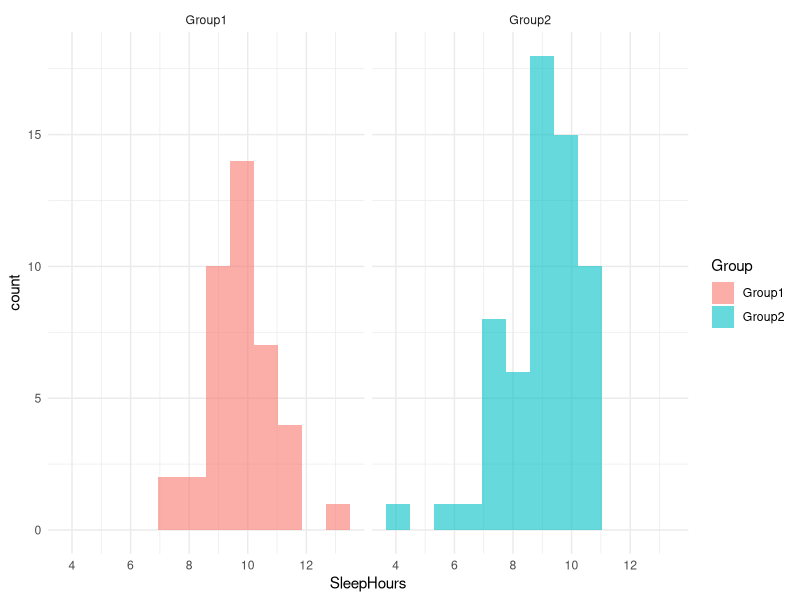

Generate this figure with R:
set.seed(1234)

# Group sizes
n1 <- 40
n2 <- 60

# Target parameters
mean1 <- 9.8
sd1 <- 1.15

mean2 <- 9.0
sd2 <- 1.29

# ----------------------
# Group 1: approximately normal
# ----------------------
g1 <- rnorm(n1)

# Rescale to exact mean and SD
g1 <- (g1 - mean(g1)) / sd(g1) * sd1 + mean1

# ----------------------
# Group 2: left-skewed (poorer sleep)
# ----------------------
shape <- 4
gamma_raw <- rgamma(n2, shape = shape)

# Reflect to obtain left skew
g2 <- max(gamma_raw) - gamma_raw

# Rescale to exact mean and SD
g2 <- (g2 - mean(g2)) / sd(g2) * sd2 + mean2

# ----------------------
# Combine into dataset
# ----------------------
sleep_data <- data.frame(
  Group = c(rep("Group1", n1), rep("Group2", n2)),
  SleepHours = c(g1, g2)
)

# Check results
aggregate(SleepHours ~ Group, sleep_data,
          function(x) c(mean = mean(x),
                        sd = sd(x)))



library(ggplot2)

ggplot(sleep_data,
       aes(x = SleepHours, fill = Group)) +
  geom_histogram(alpha = 0.6,
                 bins = 12,
                 position = "identity") +
  facet_wrap(~Group) +
  theme_minimal()




set.seed(123)

B <- 10000

# Observed statistic
obs_mean_diff <- with(sleep_data,
                      mean(SleepHours[Group == "Group1"]) -
                        mean(SleepHours[Group == "Group2"]))

perm_mean_diff <- replicate(B, {
  perm_group <- sample(sleep_data$Group)
  
  mean(sleep_data$SleepHours[perm_group == "Group1"]) -
    mean(sleep_data$SleepHours[perm_group == "Group2"])
})

# Two-sided p-value
p_mean <- mean(abs(perm_mean_diff) >= abs(obs_mean_diff))

p_mean

# Observed statistic
obs_median_diff <- with(sleep_data,
                        median(SleepHours[Group == "Group1"]) -
                          median(SleepHours[Group == "Group2"]))

perm_median_diff <- replicate(B, {
  perm_group <- sample(sleep_data$Group)
  
  median(sleep_data$SleepHours[perm_group == "Group1"]) -
    median(sleep_data$SleepHours[perm_group == "Group2"])
})

p_median <- mean(abs(perm_median_diff) >= abs(obs_median_diff))

p_median



perm_test <- function(y, group, stat_fun, B = 10000) {
  
  obs <- stat_fun(y[group == "Group1"]) -
    stat_fun(y[group == "Group2"])
  
  perm_stats <- replicate(B, {
    perm_group <- sample(group)
    
    stat_fun(y[perm_group == "Group1"]) -
      stat_fun(y[perm_group == "Group2"])
  })
  
  p <- mean(abs(perm_stats) >= abs(obs))
  
  list(
    observed = obs,
    p.value = p,
    perm_stats = perm_stats
  )
}

# Mean
mean_test <- perm_test(
  sleep_data$SleepHours,
  sleep_data$Group,
  mean
)

# Median
median_test <- perm_test(
  sleep_data$SleepHours,
  sleep_data$Group,
  median
)

# First quartile
q25_test <- perm_test(
  sleep_data$SleepHours,
  sleep_data$Group,
  function(x) quantile(x, 0.25)
)

mean_test$p.value
median_test$p.value
q25_test$p.value

# Round sleep durations to 1 decimal place
sleep_data$SleepHours <- round(sleep_data$SleepHours, 1)

# Verify means and SDs after rounding
aggregate(SleepHours ~ Group, sleep_data,
          function(x) c(mean = mean(x),
                        sd = sd(x)))

# Save to CSV
write.csv(sleep_data,
          file = "sleep_data.csv",
          row.names = FALSE)
